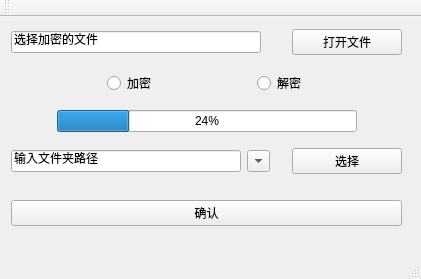
<?xml version="1.0" encoding="UTF-8"?>
<ui version="4.0">
 <class>MainWindow</class>
 <widget class="QMainWindow" name="MainWindow">
  <property name="geometry">
   <rect>
    <x>0</x>
    <y>0</y>
    <width>421</width>
    <height>279</height>
   </rect>
  </property>
  <property name="windowTitle">
   <string>MainWindow</string>
  </property>
  <widget class="QWidget" name="centralWidget">
   <widget class="QWidget" name="">
    <property name="geometry">
     <rect>
      <x>0</x>
      <y>1</y>
      <width>413</width>
      <height>219</height>
     </rect>
    </property>
    <layout class="QVBoxLayout" name="verticalLayout">
     <item>
      <layout class="QGridLayout" name="gridLayout">
       <item row="0" column="1">
        <spacer name="horizontalSpacer">
         <property name="orientation">
          <enum>Qt::Horizontal</enum>
         </property>
         <property name="sizeHint" stdset="0">
          <size>
           <width>28</width>
           <height>20</height>
          </size>
         </property>
        </spacer>
       </item>
       <item row="0" column="0">
        <widget class="QLineEdit" name="lineEdit_file_src">
         <property name="minimumSize">
          <size>
           <width>250</width>
           <height>0</height>
          </size>
         </property>
         <property name="text">
          <string>选择加密的文件</string>
         </property>
        </widget>
       </item>
       <item row="0" column="2">
        <widget class="QPushButton" name="btn_file_src">
         <property name="minimumSize">
          <size>
           <width>110</width>
           <height>0</height>
          </size>
         </property>
         <property name="text">
          <string>打开文件</string>
         </property>
        </widget>
       </item>
      </layout>
     </item>
     <item>
      <spacer name="verticalSpacer">
       <property name="orientation">
        <enum>Qt::Vertical</enum>
       </property>
       <property name="sizeHint" stdset="0">
        <size>
         <width>20</width>
         <height>18</height>
        </size>
       </property>
      </spacer>
     </item>
     <item>
      <layout class="QGridLayout" name="gridLayout_4">
       <item row="0" column="4">
        <spacer name="horizontalSpacer_7">
         <property name="orientation">
          <enum>Qt::Horizontal</enum>
         </property>
         <property name="sizeHint" stdset="0">
          <size>
           <width>40</width>
           <height>20</height>
          </size>
         </property>
        </spacer>
       </item>
       <item row="0" column="0">
        <spacer name="horizontalSpacer_6">
         <property name="orientation">
          <enum>Qt::Horizontal</enum>
         </property>
         <property name="sizeHint" stdset="0">
          <size>
           <width>40</width>
           <height>20</height>
          </size>
         </property>
        </spacer>
       </item>
       <item row="0" column="3">
        <widget class="QRadioButton" name="radioBtn_deencryp">
         <property name="text">
          <string>解密</string>
         </property>
        </widget>
       </item>
       <item row="0" column="2">
        <spacer name="horizontalSpacer_5">
         <property name="orientation">
          <enum>Qt::Horizontal</enum>
         </property>
         <property name="sizeHint" stdset="0">
          <size>
           <width>40</width>
           <height>20</height>
          </size>
         </property>
        </spacer>
       </item>
       <item row="0" column="1">
        <widget class="QRadioButton" name="radioBtn_encryp">
         <property name="text">
          <string>加密</string>
         </property>
        </widget>
       </item>
      </layout>
     </item>
     <item>
      <spacer name="verticalSpacer_2">
       <property name="orientation">
        <enum>Qt::Vertical</enum>
       </property>
       <property name="sizeHint" stdset="0">
        <size>
         <width>20</width>
         <height>17</height>
        </size>
       </property>
      </spacer>
     </item>
     <item>
      <layout class="QGridLayout" name="gridLayout_3">
       <item row="0" column="0">
        <spacer name="horizontalSpacer_3">
         <property name="orientation">
          <enum>Qt::Horizontal</enum>
         </property>
         <property name="sizeHint" stdset="0">
          <size>
           <width>20</width>
           <height>20</height>
          </size>
         </property>
        </spacer>
       </item>
       <item row="0" column="2">
        <spacer name="horizontalSpacer_4">
         <property name="orientation">
          <enum>Qt::Horizontal</enum>
         </property>
         <property name="sizeHint" stdset="0">
          <size>
           <width>20</width>
           <height>20</height>
          </size>
         </property>
        </spacer>
       </item>
       <item row="0" column="1">
        <widget class="QProgressBar" name="progressBar">
         <property name="minimumSize">
          <size>
           <width>300</width>
           <height>0</height>
          </size>
         </property>
         <property name="value">
          <number>24</number>
         </property>
        </widget>
       </item>
      </layout>
     </item>
     <item>
      <spacer name="verticalSpacer_3">
       <property name="orientation">
        <enum>Qt::Vertical</enum>
       </property>
       <property name="sizeHint" stdset="0">
        <size>
         <width>20</width>
         <height>18</height>
        </size>
       </property>
      </spacer>
     </item>
     <item>
      <layout class="QGridLayout" name="gridLayout_2">
       <item row="0" column="4">
        <widget class="QPushButton" name="btn_file_dest">
         <property name="minimumSize">
          <size>
           <width>110</width>
           <height>0</height>
          </size>
         </property>
         <property name="text">
          <string>选择</string>
         </property>
        </widget>
       </item>
       <item row="0" column="3">
        <spacer name="horizontalSpacer_2">
         <property name="orientation">
          <enum>Qt::Horizontal</enum>
         </property>
         <property name="sizeHint" stdset="0">
          <size>
           <width>28</width>
           <height>20</height>
          </size>
         </property>
        </spacer>
       </item>
       <item row="0" column="2">
        <widget class="QComboBox" name="comboBox">
         <property name="minimumSize">
          <size>
           <width>23</width>
           <height>0</height>
          </size>
         </property>
         <property name="maximumSize">
          <size>
           <width>23</width>
           <height>16777215</height>
          </size>
         </property>
        </widget>
       </item>
       <item row="0" column="0" colspan="2">
        <widget class="QLineEdit" name="lineEdit_file_dest">
         <property name="minimumSize">
          <size>
           <width>230</width>
           <height>0</height>
          </size>
         </property>
         <property name="text">
          <string>输入文件夹路径</string>
         </property>
        </widget>
       </item>
      </layout>
     </item>
     <item>
      <spacer name="verticalSpacer_4">
       <property name="orientation">
        <enum>Qt::Vertical</enum>
       </property>
       <property name="sizeHint" stdset="0">
        <size>
         <width>20</width>
         <height>28</height>
        </size>
       </property>
      </spacer>
     </item>
     <item>
      <widget class="QPushButton" name="btn_ok">
       <property name="text">
        <string>确认</string>
       </property>
      </widget>
     </item>
    </layout>
   </widget>
  </widget>
  <widget class="QMenuBar" name="menuBar">
   <property name="geometry">
    <rect>
     <x>0</x>
     <y>0</y>
     <width>421</width>
     <height>23</height>
    </rect>
   </property>
  </widget>
  <widget class="QToolBar" name="mainToolBar">
   <attribute name="toolBarArea">
    <enum>TopToolBarArea</enum>
   </attribute>
   <attribute name="toolBarBreak">
    <bool>false</bool>
   </attribute>
  </widget>
  <widget class="QStatusBar" name="statusBar"/>
 </widget>
 <layoutdefault spacing="6" margin="11"/>
 <resources/>
 <connections/>
</ui>
